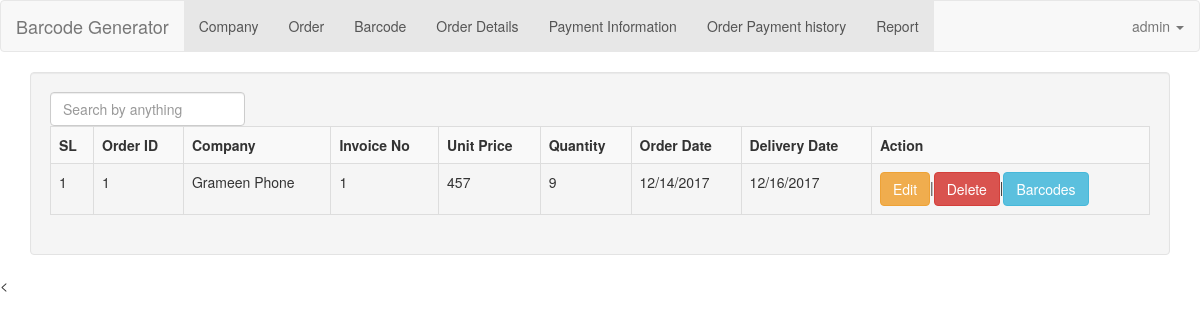
The page /orderdetails.php (signed in) on the database its author committed.
### tables this page shows
CREATE TABLE `orders` (
  `order_id` int(11) NOT NULL,
  `company_id` int(255) NOT NULL,
  `invoice_no` varchar(255) NOT NULL,
  `package` int(2) NOT NULL,
  `range_min` int(255) NOT NULL,
  `range_max` int(255) NOT NULL,
  `single_price` varchar(255) NOT NULL,
  `quantity` int(255) NOT NULL,
  `order_date` varchar(255) NOT NULL,
  `delivery_date` varchar(255) NOT NULL
);

CREATE TABLE `company` (
  `company_id` int(11) NOT NULL,
  `company_name` varchar(255) NOT NULL,
  `address` varchar(255) NOT NULL,
  `contact_no` varchar(255) NOT NULL,
  `mail_address` varchar(255) NOT NULL,
  `web_address` varchar(255) NOT NULL,
  `sim_code` varchar(3) NOT NULL,
  `reg_date` varchar(255) NOT NULL
);

### php/config.php (called while the page is built, shortened)
<?php
class Connection extends PDO
{
	public static $instance=null;
	public static function getInstance()
	{
		if (!self::$instance) {
				self::$instance  = new Connection();
		}
		return self::$instance;
	}
}
?>

### php/dboperation.php (called while the page is built, shortened)
<?php
include("config.php");
class Db
{
	  private $con = null;
	 function __construct()
	{
		$this->con = Connection::getInstance();
	}
	public function selectAll($table_name,$where_clause=""){
		$wheresql="";
		if (!empty($wheresql)) {
			$sal = "SELECT * FROM ".$table_name." ".$wheresql;
		}else{
			$sal = "SELECT * FROM ".$table_name;
		}
		$data = $this->con->prepare($sal);
		$data->execute();
		return $data;
	}
	public function joinQuery($sql){
		$qry = $this->con->prepare($sql);
		$qry->execute();
		return $qry;
	}
}
?>

### orderdetails.php (the view, shortened to what this page needs)
<?php  include 'header.php';?>
  <div class="container">
    <div class="row">
      <div class="col-md-12">
        <div class="well">
          <form action="#" class="form-inline">
            <div class="form-group"><input type="search" id="search-btn" class="form-control" onkeyup="mysearch()" placeholder="Search by anything"></div>
          </form>
          <table class="table table-bordered table-striped" id="mytable">
            <tr>
              <th>SL</th>
              <th>Order ID</th>
              <th>Company</th>
              <th>Invoice No</th>
              <th>Unit Price</th>
              <th>Quantity</th>
              <th>Order Date</th>
              <th>Delivery Date</th>
              <th>Action</th>
            </tr>
            <?php
              $i=0;
              $qry =  $db->selectAll("orders");
              while ($row = $qry->fetch(PDO::FETCH_ASSOC)) {$i++;?>
                <tr>
                  <td><?php echo $i; ?></td>
                  <td><?php echo $row['order_id']; ?></td>
                  <td><?php echo company($row['company_id']); ?></td>
                  <td><?php echo $row['invoice_no']; ?></td>
                  <td><?php echo $row['single_price']; ?></td>
                  <td><?php echo $row['quantity']; ?></td>
                  <td><?php echo $row['order_date']; ?></td>
                  <td><?php echo $row['delivery_date']; ?></td>
                  <td>
                    <button class="btn btn-warning" onclick="javascript:window.location='order.php?order-id=<?=$row['order_id']?>';">Edit</button>|<button class="btn btn-danger" onclick="javascript:window.location='orderdetails.php?del-id=<?=$row['order_id']?>';">Delete</button>|<button class="btn btn-info" onclick="javascript:window.location='barcode-show.php?order-id=<?=$row['order_id'];?>'">Barcodes</button>
                  </td>
                </tr>
             <?php  }
             ?>
          </table>
        </div>
      </div>
    </div>
  </div>
<?php  include 'footer.php';?>

### php/functions.php (shortened to what this page needs)
<?php
		require_once("dboperation.php");
		function company($id)
		{
			$qry =   $GLOBALS['db']->joinQuery("SELECT  `company_name` FROM `company` WHERE `company_id`='$id'")->fetch(PDO::FETCH_ASSOC);
			echo $qry['company_name'];
		}
?>

### rows shown on the page
orders: order_id "1", company.company_name "Grameen Phone", invoice_no "1", single_price "457", quantity "9", order_date "12/14/2017", delivery_date "12/16/2017"

### other values the page prints
$_SESSION['username'] "admin"
